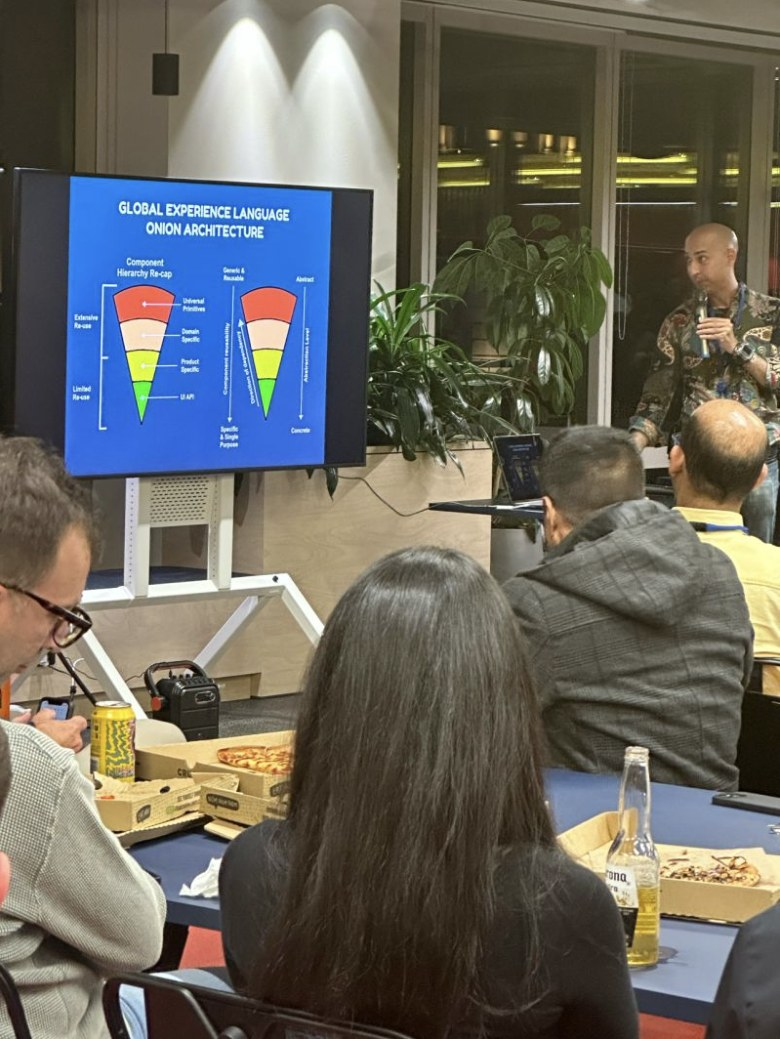
#> input picture assets/photos/talk-aws-beers-with-engineers-2023.jpg, 780 x 1039 px; its folder holds 2 pictures in this run
$ python halftone.py
#> lines starting #> are read from the running program, lines starting #| are printed output that depends on the picture; after the words box and inside, x2 and y2 are one past the last pixel; in counts of white or black regions, pixels touching at a corner belong together
#!/usr/bin/env python3
"""Pre-render the talk photos as 1950s two-ink halftones: a black dot screen at 45 degrees on
paper, over a flat sky-blue under-print taken from a posterised mid-tone mask and printed 3px
out of register.  usage: python3 halftone.py   (writes *-halftone.png next to the sources)"""
import numpy as np
from PIL import Image, ImageFilter, ImageOps, ImageEnhance
from scipy.ndimage import median_filter, shift as nd_shift

PAPER = np.array([0xF1, 0xEC, 0xDF], float)
INK = np.array([0x16, 0x16, 0x16], float)
BLUE = np.array([0x7D, 0xB6, 0xD8], float)

JOBS = {
    # name: (crop box in source px, output width, dot pitch in output px, tone gamma)
    'talk-aws-beers-with-engineers-2023': ((0, 135, 780, 720), 1400, 5.2, 0.62),
    'talk-terem-design-systems-2024': ((0, 40, 1000, 750), 1400, 5.2, 0.8),
}

def render(src, crop, width, pitch, gamma, reg=(5, -3)):
#> called with src = 'talk-aws-beers-with-engineers-2023.jpg', crop = (0, 135, 780, 720), width = 1400, pitch = 5.2, gamma = 0.62, reg = (5, -3)
    im = Image.open(src).convert('L').crop(crop)
    h = round(im.height * width / im.width)
#> h = 1050
    im = im.resize((width, h), Image.LANCZOS)
#> im: PIL image 1400x1050 L
    im = ImageOps.autocontrast(im, cutoff=1)
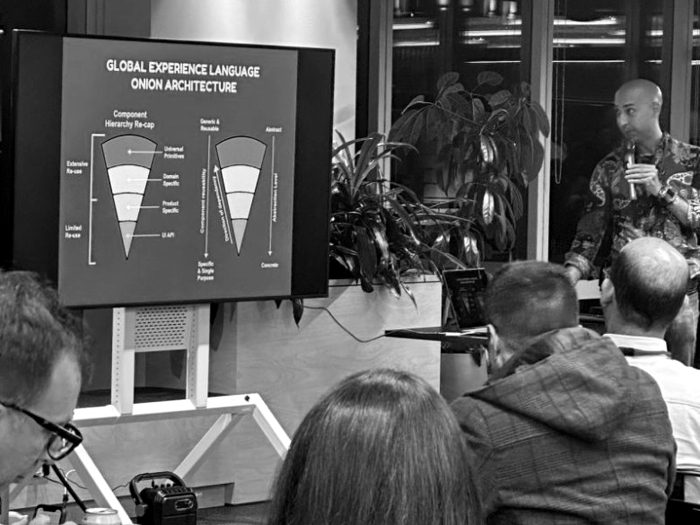
#> im: PIL image 1400x1050 L (shown at 1/2 size); min 0, max 255, mean 90.2
    im = im.filter(ImageFilter.UnsharpMask(radius=2, percent=120, threshold=2))
    lum = np.asarray(im, float) / 255.0
    lum = np.clip((lum - 0.02) / 0.9, 0, 1) ** gamma     # lift mid-tones so slide text reads
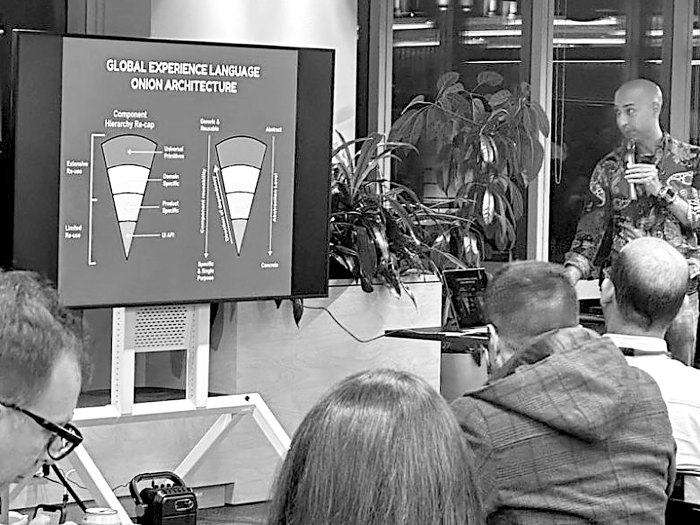
#> lum: shape (1050, 1400) float64 (shown at 1/2 size); min 0, max 1, mean 0.498
    dark = 1 - lum
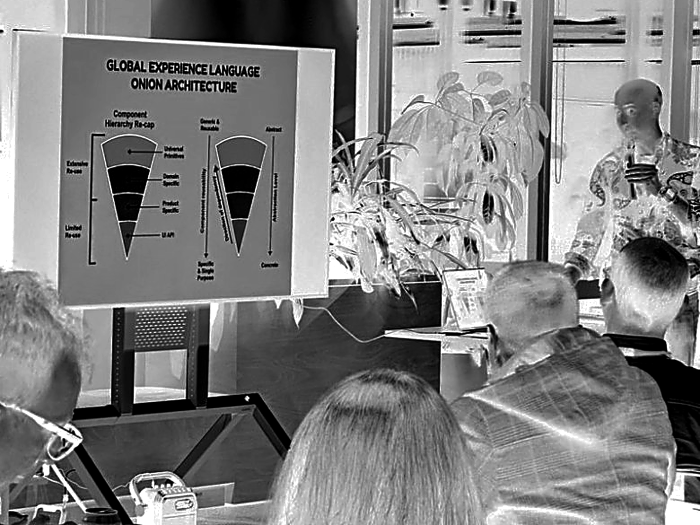
#> dark: shape (1050, 1400) float64 (shown at 1/2 size); min 0, max 1, mean 0.502
    # --- ink screen, 45 degrees -------------------------------------------------
    yy, xx = np.mgrid[0:h, 0:width].astype(float)
    t = np.pi / 4
    u = xx * np.cos(t) + yy * np.sin(t)
    v = -xx * np.sin(t) + yy * np.cos(t)
    thr = 0.5 - 0.25 * (np.cos(2 * np.pi * u / pitch) + np.cos(2 * np.pi * v / pitch))
    # let the lightest tones drop out entirely (paper) and the darkest fill solid
    d = np.clip((dark - 0.03) / 0.80, 0, 1)
    ink = np.clip((d - thr) * 7 + 0.5, 0, 1)
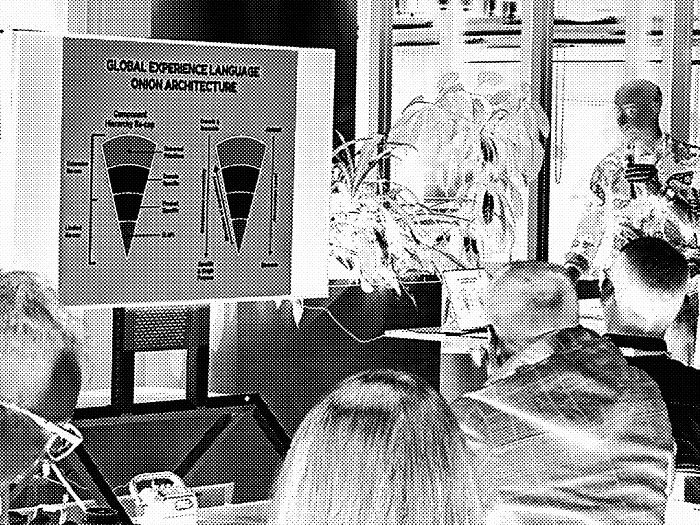
#> ink: shape (1050, 1400) float64 (shown at 1/2 size); min 0, max 1, mean 0.587
    # --- blue under-print: posterised mid-tones, flattened, offset ----------------
    mid = ((dark > 0.16) & (dark < 0.62)).astype(np.uint8) * 255
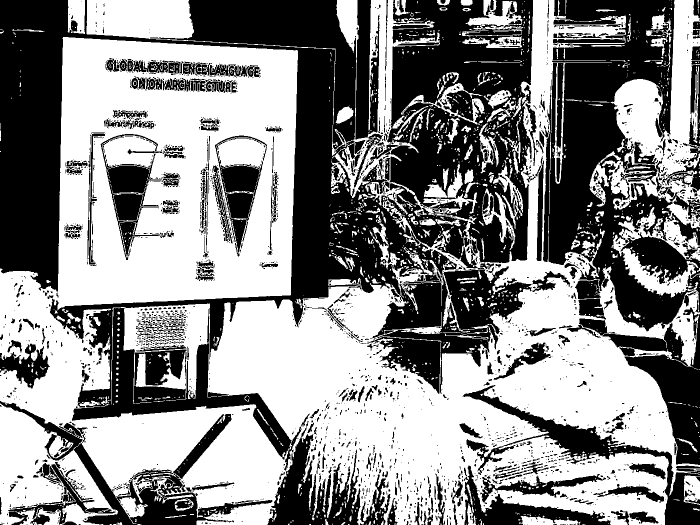
#> mid: shape (1050, 1400) (shown at 1/2 size); 54.6% white; 2574 black regions (2022 under 20 px), largest, box (x1, y1, x2, y2) and area: (0, 0, 1140, 919) 351370, (1086, 0, 1400, 663) 97457, (0, 802, 545, 1050) 22265
    mid = Image.fromarray(mid).filter(ImageFilter.GaussianBlur(3))
#> mid: PIL image 1400x1050 L
    mid = np.asarray(mid, float) / 255
#> mid: shape (1050, 1400) float64
    mid = median_filter((mid > 0.5).astype(np.uint8), size=9).astype(float)
#> mid: shape (1050, 1400) float64; values 0 (black) and 1 (white), 53.8% white; 80 black regions (5 under 20 px), largest, box (x1, y1, x2, y2) and area: (0, 0, 1072, 1050) 408675, (933, 0, 1400, 1050) 166143, (0, 804, 538, 1050) 31119
    mid = nd_shift(mid, (reg[1], reg[0]), order=0, mode='constant')
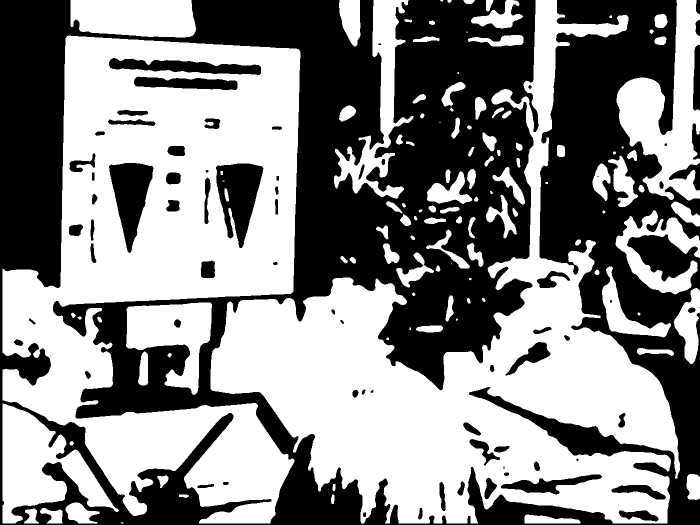
#> mid: shape (1050, 1400) float64 (shown at 1/2 size); values 0 (black) and 1 (white), 53.7% white; 73 black regions (6 under 20 px), largest, box (x1, y1, x2, y2) and area: (0, 0, 1400, 1050) 626352, (432, 327, 527, 496) 9554, (218, 326, 307, 506) 8870
    mid = np.clip(np.asarray(Image.fromarray((mid * 255).astype(np.uint8)).filter(ImageFilter.GaussianBlur(0.8)), float) / 255, 0, 1)
    out = PAPER[None, None, :] * (1 - mid[..., None]) + BLUE[None, None, :] * mid[..., None]
    out = out * (1 - ink[..., None]) + INK[None, None, :] * ink[..., None]
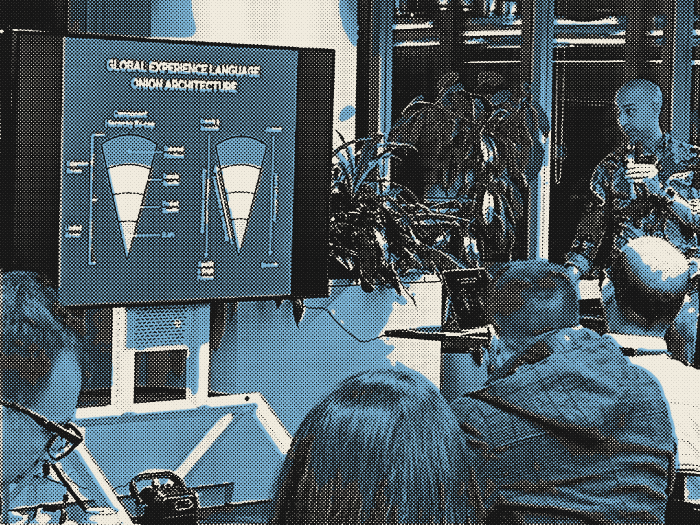
#> out: shape (1050, 1400, 3) float64 (shown at 1/2 size); mean of channels 0, 1, 2 81.1, 95.8, 103.1; drawn as R, G, B
    return Image.fromarray(out.round().astype(np.uint8))

if __name__ == '__main__':
    for name, (crop, w, p, g) in JOBS.items():
        img = render(f'{name}.jpg', crop, w, p, g)
        img.quantize(48, dither=Image.NONE).save(f"{name}-halftone.png", optimize=True)
        print(name, img.size)
#| talk-aws-beers-with-engineers-2023 (1400, 1050)
#> pass 2 of the loop `for name, (crop, w, p, g) in JOBS.items():`:
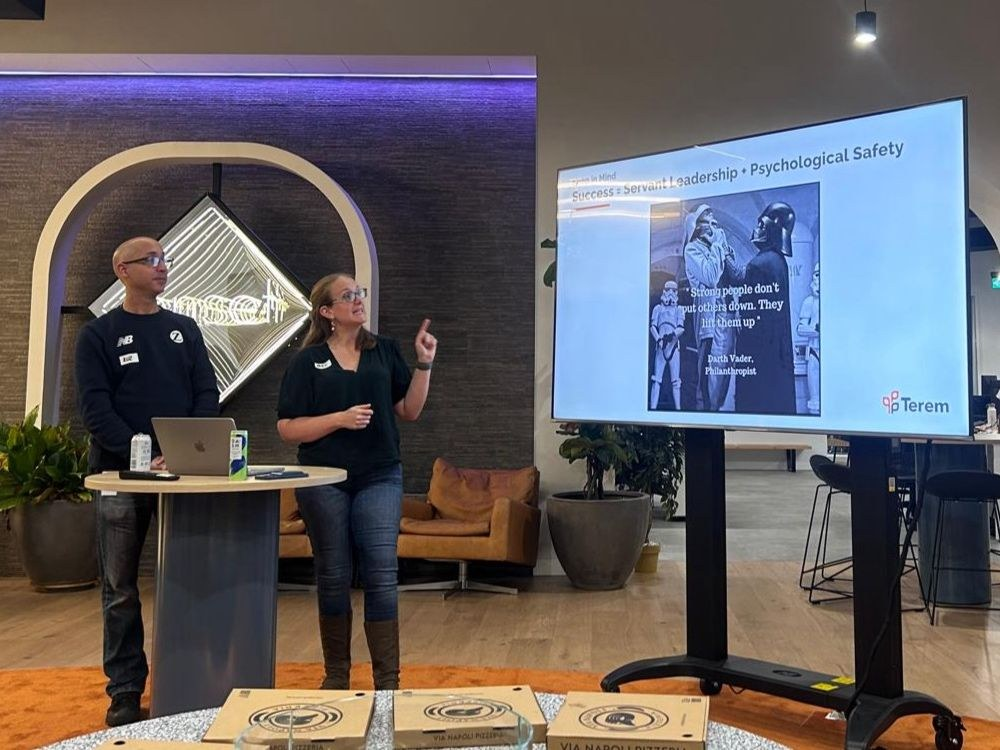
#> input picture assets/photos/talk-terem-design-systems-2024.jpg, 1000 x 750 px
#> dark: shape (994, 1400) float64
#> d: shape (994, 1400) float64
#> ink: shape (994, 1400) float64
#> in render (call 2), `mid = ((dark > 0.16) & (dark < 0.62)).astype(np.uint8) * 255`:
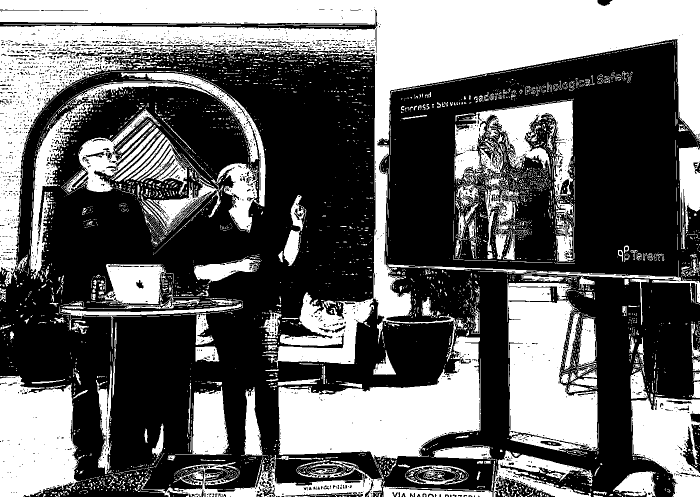
#> mid: shape (994, 1400) (shown at 1/2 size); 39.9% white; 3937 white regions (3445 under 20 px), largest, box (x1, y1, x2, y2) and area: (0, 0, 1400, 921) 259875, (1015, 566, 1197, 904) 41831, (0, 751, 161, 994) 31214
#> in render (call 2), `out = out * (1 - ink[..., None]) + INK[None, None, :] * ink[..., None]`:
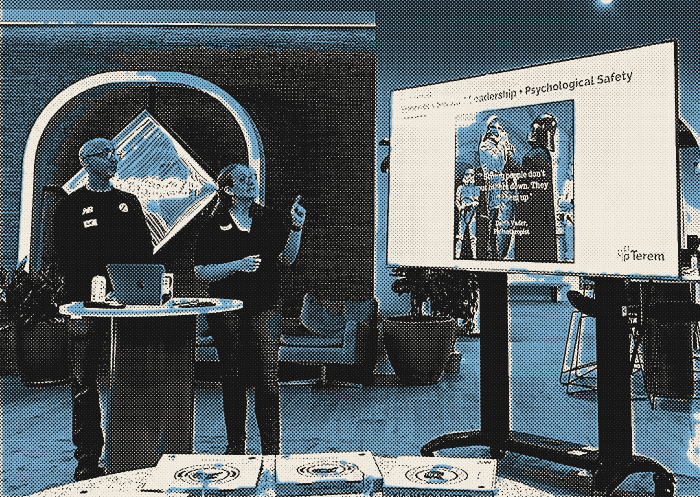
#> out: shape (994, 1400, 3) float64 (shown at 1/2 size); mean of channels 0, 1, 2 90.4, 99.9, 103.2; drawn as R, G, B
#| talk-terem-design-systems-2024 (1400, 994)
